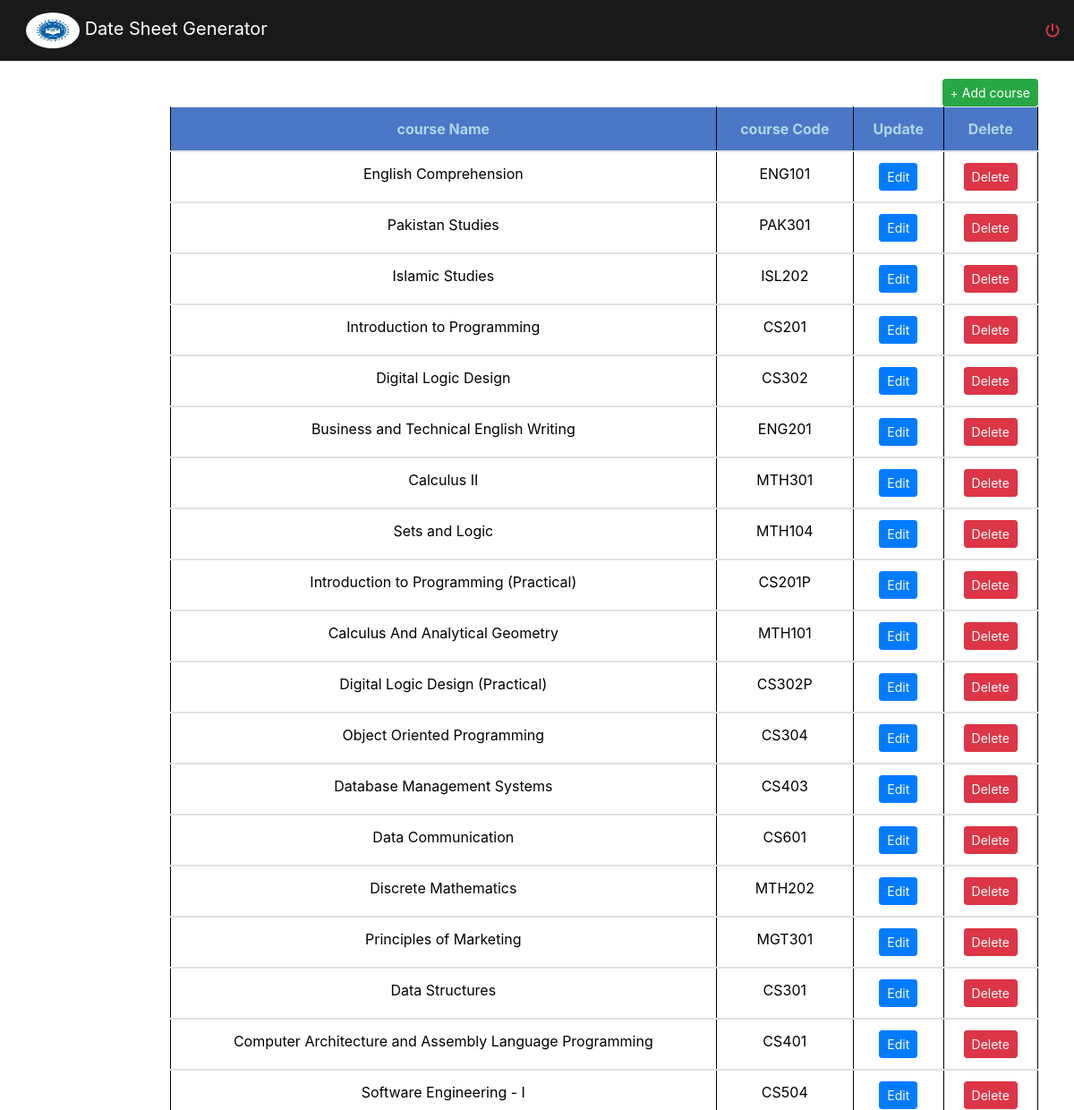
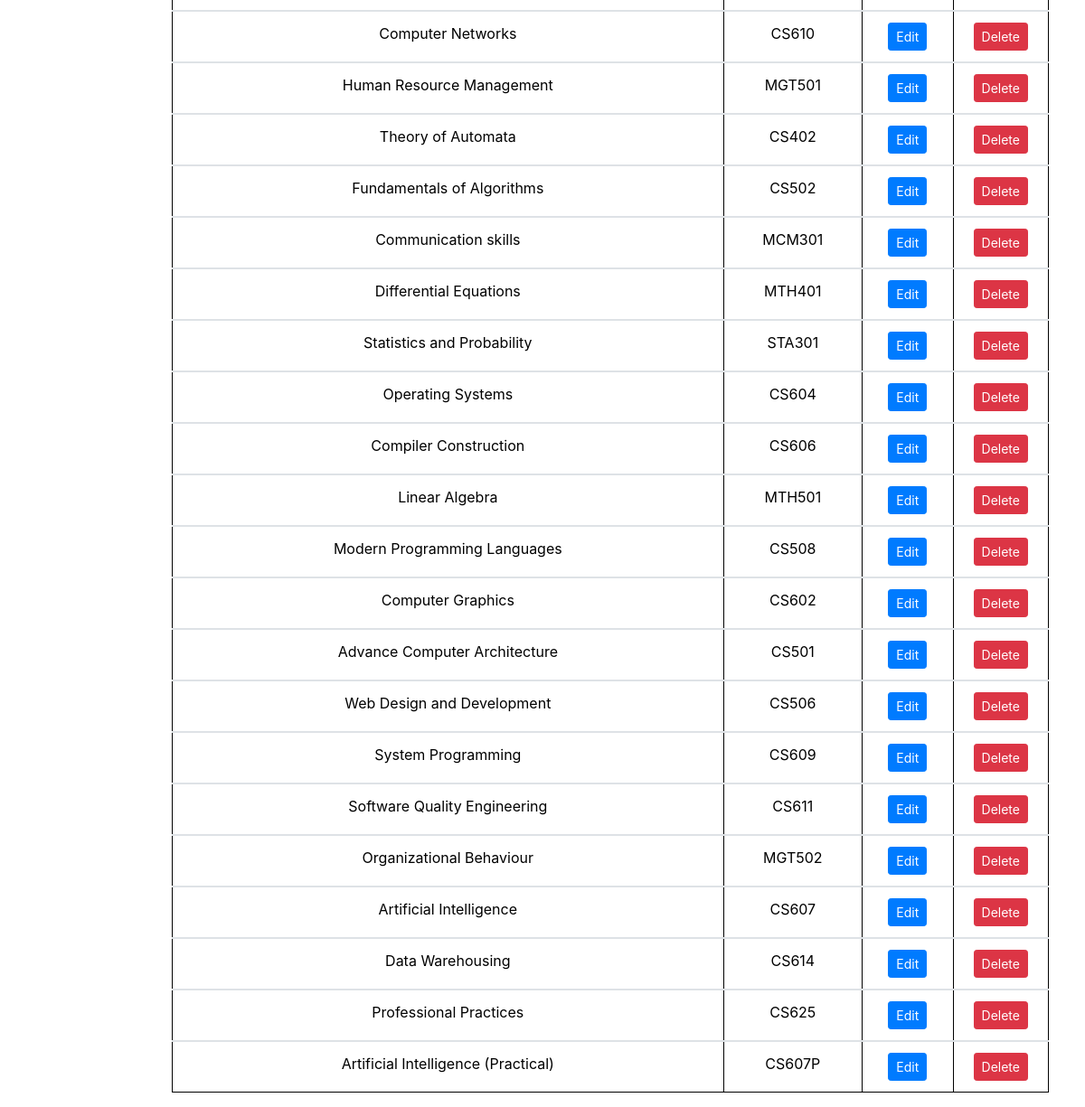
/admin/viewcourse.php, run on the app's committed database (2 pictures, top to bottom).
### tables this page shows
CREATE TABLE `course` (
  `course_id` int(11) NOT NULL,
  `course_code` varchar(50) NOT NULL,
  `course_name` varchar(255) NOT NULL
);

### admin/viewcourse.php (the view, shortened to what this page needs)
<?php
require_once "../header.php";
?>
<div class="main" >
<div class="container-fluid" >
<div class="container" >
      <div  >
<a href="addcourse.php" class="btn btn-sm btn-success" role="button" style="float:right;margin-top:20px;">+ Add course</a>
	<div>
          <table class="table" id="table">
					 <thead>
							<tr>
							<th>course Name</th>
							<th>course Code</th>
							<th>Update</th>
							<th>Delete</th>
							 </tr>
					</thead>
					<tbody>
<?php
             $busSql = "Select * from course";
             $resultBusSql = mysqli_query($link, $busSql);
    while($row = mysqli_fetch_assoc($resultBusSql)){
		       $id=$row['course_id'];
	           $course_name= $row['course_name'];
			   $course_code=$row['course_code'];
   ?>
                                 <tr>
							       <td><?Php echo $course_name;?></td>
								    <td><?Php echo $course_code;?></td>
				                   <td>
				<a href="addcourse.php?id=<?php echo $id;?>" class="btn btn-sm btn-primary" role="button">Edit</a>
				                   </td>
				                    <td>
				<a href="viewcourse.php?id=<?php echo $id;?>" class="btn btn-sm btn-danger" role="button">Delete</a>
				                   </td>
		                           </tr>
					</tbody>
	<?php
	}
	?>
	</div>
	</div>
	</div>
</body>
</html>

### style.css (style rules this page uses)
body { margin:0px; padding:0px; color:black; }
.main { margin-left: 150px; padding: 0px 10px; }
#table th { background-color:#4b77c9; color:lightblue; text-align:center; }
#table td { background-color:white; text-align:center; color:black; }
#table { background-color:#334d4d; border-radius: 10px; padding-top: 10px; padding-bottom: 10px; color: lightblue; }
.container { color: lightblue; }
.container table { color: lightblue; }
.table2, th, td { border: 1px solid black; }

### data on the page
course: course_name "English Comprehension", course_code "ENG101"
course: course_name "Pakistan Studies", course_code "PAK301"
course: course_name "Islamic Studies", course_code "ISL202"
course: course_name "Introduction to Programming", course_code "CS201"
course: course_name "Digital Logic Design", course_code "CS302"
course: course_name "Business and Technical English Writing", course_code "ENG201"
course: course_name "Calculus II", course_code "MTH301"
course: course_name "Sets and Logic", course_code "MTH104"
course: course_name "Introduction to Programming (Practical)", course_code "CS201P"
course: course_name "Calculus And Analytical Geometry", course_code "MTH101"
course: course_name "Digital Logic Design (Practical)", course_code "CS302P"
course: course_name "Object Oriented Programming", course_code "CS304"
course: course_name "Database Management Systems", course_code "CS403"
course: course_name "Data Communication", course_code "CS601"
course: course_name "Discrete Mathematics", course_code "MTH202"
course: course_name "Principles of Marketing", course_code "MGT301"
course: course_name "Data Structures", course_code "CS301"
course: course_name "Computer Architecture and Assembly Language Programming", course_code "CS401"
course: course_name "Software Engineering - I", course_code "CS504"
course: course_name "Computer Networks", course_code "CS610"
course: course_name "Human Resource Management", course_code "MGT501"
course: course_name "Theory of Automata", course_code "CS402"
course: course_name "Fundamentals of Algorithms", course_code "CS502"
course: course_name "Communication skills", course_code "MCM301"
course: course_name "Differential Equations", course_code "MTH401"
course: course_name "Statistics and Probability", course_code "STA301"
course: course_name "Operating Systems", course_code "CS604"
course: course_name "Compiler Construction", course_code "CS606"
course: course_name "Linear Algebra", course_code "MTH501"
course: course_name "Modern Programming Languages", course_code "CS508"
course: course_name "Computer Graphics", course_code "CS602"
course: course_name "Advance Computer Architecture", course_code "CS501"
course: course_name "Web Design and Development", course_code "CS506"
course: course_name "System Programming", course_code "CS609"
course: course_name "Software Quality Engineering", course_code "CS611"
course: course_name "Organizational Behaviour", course_code "MGT502"
course: course_name "Artificial Intelligence", course_code "CS607"
course: course_name "Data Warehousing", course_code "CS614"
course: course_name "Professional Practices", course_code "CS625"
course: course_name "Artificial Intelligence (Practical)", course_code "CS607P"
